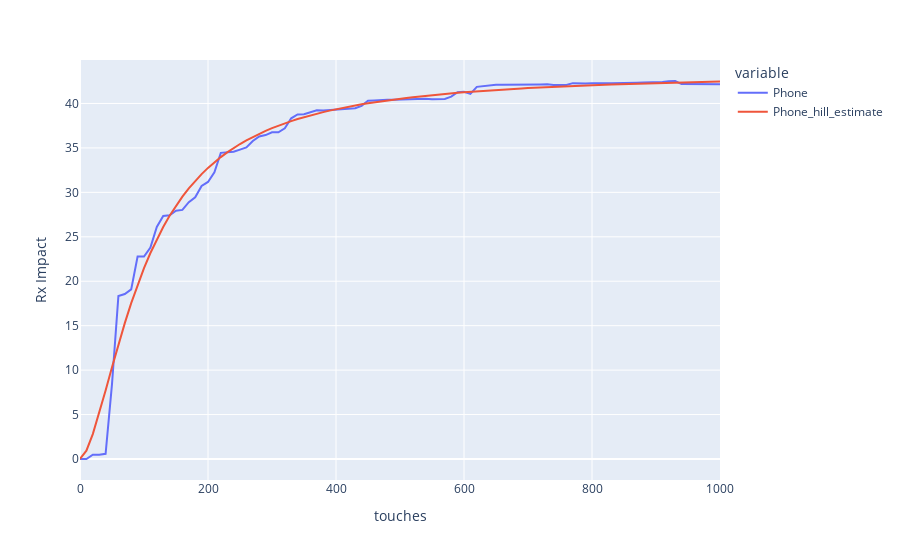

The code cell stored with this chart in its notebook:
### Code cell
response_curves.plot(channel2_o['resp_df'], 'touches', ['Phone', 'Phone_hill_estimate'])
